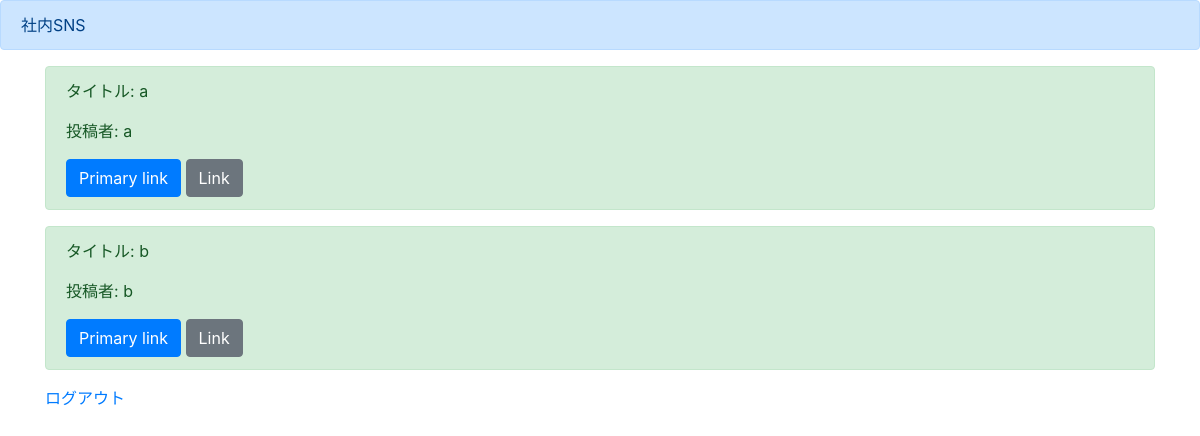
The app's page /list/ (signed in), older data.
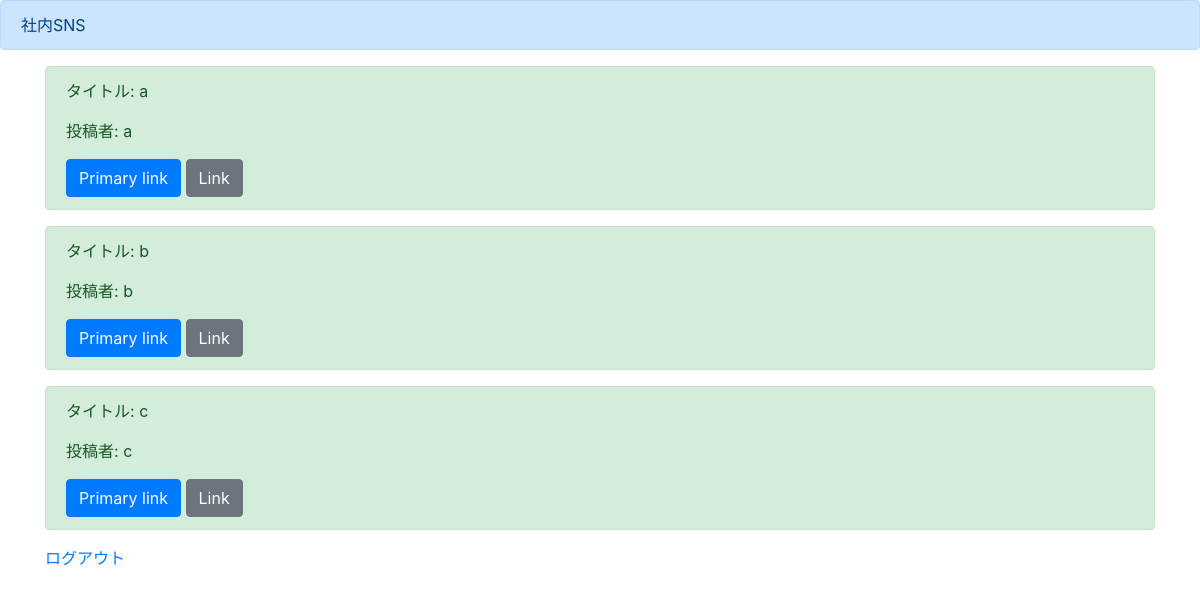
The same page, newer data.
### app/models.py (models this page shows)
class BoardModel(models.Model):
    title = models.CharField(max_length=100)
    content = models.TextField()
    author = models.CharField(max_length=100)
    images = models.ImageField(upload_to='')
    good = models.IntegerField()
    read = models.IntegerField()
    readtext = models.CharField(max_length=100)

### app/views.py (the view)
# urls.py: path('list/', listfunc, name='list'),
@login_required
def listfunc(request):
    object_list = BoardModel.objects.all()
    return render(request, 'list.html', {'object_list': object_list} )

### templates/list.html (shortened to what this page needs)
{% extends 'base.html' %}
{% block header %}
<div class="alert alert-primary" role="alert">
  社内SNS
</div>
{% endblock header %}
{% block content %}
<div class="container">
  {% for item in object_list %}
    <div class="alert alert-success" role="alert">
      <p>タイトル: {{ item.title }}</p>
      <p>投稿者: {{ item.author }}</p>
      <a href="#" class="btn btn-primary" role="button" aria-pressed="true">Primary link</a>
      <a href="#" class="btn btn-secondary" role="button" aria-pressed="true">Link</a>
    </div>
  {% endfor %}
  <a href="{% url 'logout' %}">ログアウト</a>
</div>
{% endblock content %}

### templates/base.html (shortened to what this page needs)
<!doctype html>
<html lang="en">
  <head>
    <link rel="stylesheet" href="https://stackpath.bootstrapcdn.com/bootstrap/4.4.1/css/bootstrap.min.css">
  </head>
  <body>
  {% block header %}
  {% endblock header %}
  {% block content %}
  {% endblock content %}
  </body>
</html>

Row changes from the older to the newer data that the page shows:
added BoardModel: title "c", author "c"
